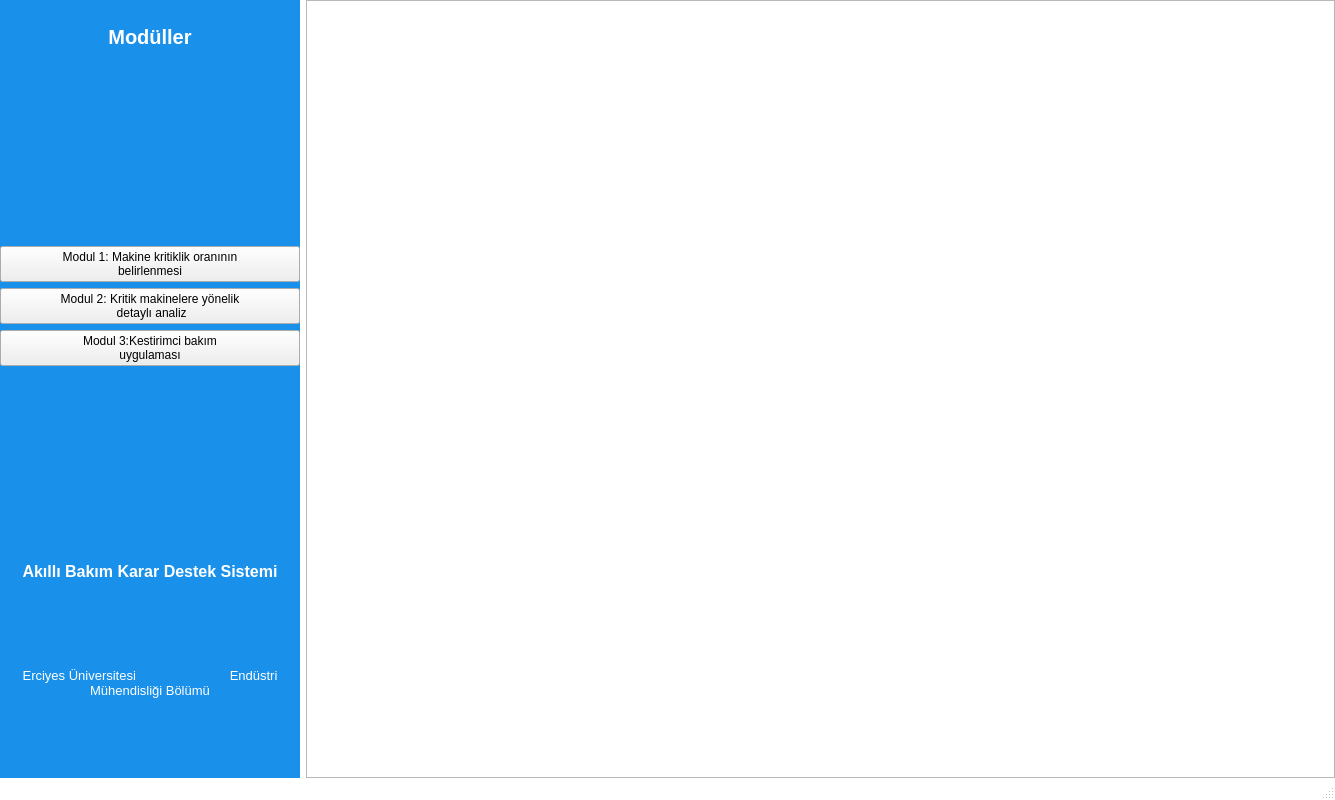
<?xml version="1.0" encoding="UTF-8"?>
<ui version="4.0">
 <class>MainWindow</class>
 <widget class="QMainWindow" name="MainWindow">
  <property name="windowModality">
   <enum>Qt::NonModal</enum>
  </property>
  <property name="enabled">
   <bool>true</bool>
  </property>
  <property name="geometry">
   <rect>
    <x>0</x>
    <y>0</y>
    <width>1335</width>
    <height>800</height>
   </rect>
  </property>
  <property name="sizePolicy">
   <sizepolicy hsizetype="Preferred" vsizetype="Fixed">
    <horstretch>0</horstretch>
    <verstretch>0</verstretch>
   </sizepolicy>
  </property>
  <property name="windowTitle">
   <string>MainWindow</string>
  </property>
  <property name="styleSheet">
   <string notr="true">#MainWindow{
background-color:white;}</string>
  </property>
  <widget class="QWidget" name="centralwidget">
   <layout class="QHBoxLayout" name="horizontalLayout_2">
    <property name="leftMargin">
     <number>0</number>
    </property>
    <property name="topMargin">
     <number>0</number>
    </property>
    <property name="rightMargin">
     <number>0</number>
    </property>
    <property name="bottomMargin">
     <number>0</number>
    </property>
    <item>
     <layout class="QHBoxLayout" name="horizontalLayout">
      <item>
       <widget class="QFrame" name="frame">
        <property name="sizePolicy">
         <sizepolicy hsizetype="Preferred" vsizetype="Preferred">
          <horstretch>0</horstretch>
          <verstretch>0</verstretch>
         </sizepolicy>
        </property>
        <property name="minimumSize">
         <size>
          <width>300</width>
          <height>0</height>
         </size>
        </property>
        <property name="maximumSize">
         <size>
          <width>500</width>
          <height>16777215</height>
         </size>
        </property>
        <property name="styleSheet">
         <string notr="true">#frame{
background-color:#1990EA;
border:none;
}</string>
        </property>
        <property name="frameShape">
         <enum>QFrame::StyledPanel</enum>
        </property>
        <property name="frameShadow">
         <enum>QFrame::Raised</enum>
        </property>
        <layout class="QVBoxLayout" name="verticalLayout_2">
         <property name="leftMargin">
          <number>0</number>
         </property>
         <property name="topMargin">
          <number>0</number>
         </property>
         <property name="rightMargin">
          <number>0</number>
         </property>
         <property name="bottomMargin">
          <number>0</number>
         </property>
         <item>
          <layout class="QVBoxLayout" name="verticalLayout">
           <item>
            <widget class="QLabel" name="modul_label">
             <property name="font">
              <font>
               <pointsize>15</pointsize>
               <weight>75</weight>
               <italic>false</italic>
               <bold>true</bold>
              </font>
             </property>
             <property name="styleSheet">
              <string notr="true">#modul_label{
margin-top: 25%;
color:white;
}</string>
             </property>
             <property name="frameShadow">
              <enum>QFrame::Sunken</enum>
             </property>
             <property name="text">
              <string>Modüller</string>
             </property>
             <property name="textFormat">
              <enum>Qt::MarkdownText</enum>
             </property>
             <property name="alignment">
              <set>Qt::AlignCenter</set>
             </property>
             <property name="margin">
              <number>4</number>
             </property>
            </widget>
           </item>
           <item>
            <spacer name="verticalSpacer">
             <property name="orientation">
              <enum>Qt::Vertical</enum>
             </property>
             <property name="sizeHint" stdset="0">
              <size>
               <width>20</width>
               <height>40</height>
              </size>
             </property>
            </spacer>
           </item>
           <item>
            <widget class="QPushButton" name="modul1">
             <property name="text">
              <string>Modul 1: Makine kritiklik oranının 
belirlenmesi</string>
             </property>
            </widget>
           </item>
           <item>
            <widget class="QPushButton" name="modul2">
             <property name="text">
              <string>Modul 2: Kritik makinelere yönelik
 detaylı analiz</string>
             </property>
            </widget>
           </item>
           <item>
            <widget class="QPushButton" name="modul3">
             <property name="text">
              <string>Modul 3:Kestirimci bakım 
uygulaması</string>
             </property>
            </widget>
           </item>
           <item>
            <spacer name="verticalSpacer_2">
             <property name="orientation">
              <enum>Qt::Vertical</enum>
             </property>
             <property name="sizeHint" stdset="0">
              <size>
               <width>20</width>
               <height>40</height>
              </size>
             </property>
            </spacer>
           </item>
           <item>
            <widget class="QLabel" name="header_label">
             <property name="sizePolicy">
              <sizepolicy hsizetype="Preferred" vsizetype="Fixed">
               <horstretch>0</horstretch>
               <verstretch>0</verstretch>
              </sizepolicy>
             </property>
             <property name="font">
              <font>
               <pointsize>12</pointsize>
               <weight>75</weight>
               <bold>true</bold>
              </font>
             </property>
             <property name="styleSheet">
              <string notr="true">#header_label{
color:white;
}</string>
             </property>
             <property name="text">
              <string>Akıllı Bakım Karar Destek Sistemi</string>
             </property>
             <property name="alignment">
              <set>Qt::AlignCenter</set>
             </property>
             <property name="wordWrap">
              <bool>true</bool>
             </property>
            </widget>
           </item>
           <item>
            <widget class="QLabel" name="departmant_label">
             <property name="sizePolicy">
              <sizepolicy hsizetype="Preferred" vsizetype="MinimumExpanding">
               <horstretch>0</horstretch>
               <verstretch>0</verstretch>
              </sizepolicy>
             </property>
             <property name="font">
              <font>
               <pointsize>10</pointsize>
               <kerning>true</kerning>
              </font>
             </property>
             <property name="styleSheet">
              <string notr="true">#departmant_label{
color:white;
padding:0;
margin:0px;
}

</string>
             </property>
             <property name="text">
              <string>Erciyes Üniversitesi                          Endüstri Mühendisliği Bölümü</string>
             </property>
             <property name="scaledContents">
              <bool>false</bool>
             </property>
             <property name="alignment">
              <set>Qt::AlignCenter</set>
             </property>
             <property name="wordWrap">
              <bool>true</bool>
             </property>
             <property name="indent">
              <number>-1</number>
             </property>
            </widget>
           </item>
          </layout>
         </item>
        </layout>
       </widget>
      </item>
      <item>
       <widget class="QFrame" name="frame_2">
        <property name="sizePolicy">
         <sizepolicy hsizetype="MinimumExpanding" vsizetype="Preferred">
          <horstretch>0</horstretch>
          <verstretch>0</verstretch>
         </sizepolicy>
        </property>
        <property name="frameShape">
         <enum>QFrame::StyledPanel</enum>
        </property>
        <property name="frameShadow">
         <enum>QFrame::Raised</enum>
        </property>
        <layout class="QVBoxLayout" name="verticalLayout_3">
         <property name="spacing">
          <number>0</number>
         </property>
         <property name="leftMargin">
          <number>0</number>
         </property>
         <property name="topMargin">
          <number>0</number>
         </property>
         <property name="rightMargin">
          <number>0</number>
         </property>
         <property name="bottomMargin">
          <number>0</number>
         </property>
         <item>
          <widget class="QLabel" name="label">
           <property name="sizePolicy">
            <sizepolicy hsizetype="MinimumExpanding" vsizetype="Preferred">
             <horstretch>0</horstretch>
             <verstretch>0</verstretch>
            </sizepolicy>
           </property>
           <property name="text">
            <string/>
           </property>
           <property name="pixmap">
            <pixmap resource="../icons.qrc">:/icons/icons/home1.jpg</pixmap>
           </property>
           <property name="scaledContents">
            <bool>true</bool>
           </property>
           <property name="alignment">
            <set>Qt::AlignCenter</set>
           </property>
          </widget>
         </item>
        </layout>
       </widget>
      </item>
     </layout>
    </item>
   </layout>
  </widget>
  <widget class="QMenuBar" name="menubar">
   <property name="geometry">
    <rect>
     <x>0</x>
     <y>0</y>
     <width>1335</width>
     <height>26</height>
    </rect>
   </property>
  </widget>
  <widget class="QStatusBar" name="statusbar"/>
 </widget>
 <resources>
  <include location="../icons.qrc"/>
 </resources>
 <connections/>
</ui>
